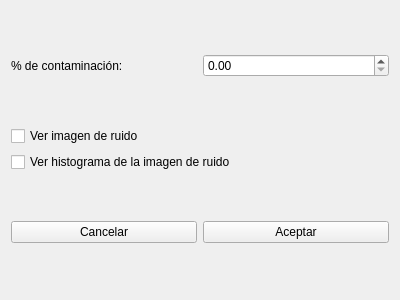
<?xml version="1.0" encoding="UTF-8"?>
<ui version="4.0">
 <class>RImpulsivo</class>
 <widget class="QWidget" name="RImpulsivo">
  <property name="geometry">
   <rect>
    <x>0</x>
    <y>0</y>
    <width>400</width>
    <height>300</height>
   </rect>
  </property>
  <property name="windowTitle">
   <string>Form</string>
  </property>
  <layout class="QVBoxLayout" name="verticalLayout">
   <item>
    <layout class="QHBoxLayout" name="horizontalLayout_6">
     <item>
      <widget class="QLabel" name="label_4">
       <property name="text">
        <string>% de contaminación:</string>
       </property>
      </widget>
     </item>
     <item>
      <widget class="QDoubleSpinBox" name="doubleSpinBoxP"/>
     </item>
    </layout>
   </item>
   <item>
    <layout class="QVBoxLayout" name="verticalLayout_3">
     <item>
      <widget class="QCheckBox" name="checkBoxImagenR">
       <property name="text">
        <string>Ver imagen de ruido</string>
       </property>
      </widget>
     </item>
     <item>
      <widget class="QCheckBox" name="checkBoxHistR">
       <property name="text">
        <string>Ver histograma de la imagen de ruido</string>
       </property>
      </widget>
     </item>
    </layout>
   </item>
   <item>
    <layout class="QHBoxLayout" name="horizontalLayout_7">
     <item>
      <widget class="QPushButton" name="ButtonCancelar">
       <property name="text">
        <string>Cancelar</string>
       </property>
      </widget>
     </item>
     <item>
      <widget class="QPushButton" name="ButtonAceptar">
       <property name="text">
        <string>Aceptar</string>
       </property>
      </widget>
     </item>
    </layout>
   </item>
  </layout>
 </widget>
 <resources/>
 <connections/>
</ui>
